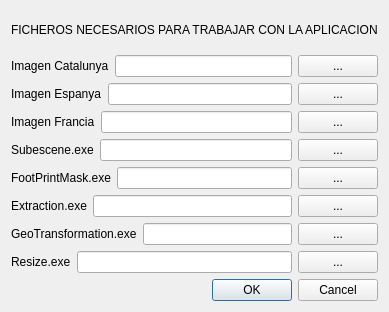
<?xml version="1.0" encoding="UTF-8"?>
<ui version="4.0">
 <class>DialogPre</class>
 <widget class="QDialog" name="DialogPre">
  <property name="geometry">
   <rect>
    <x>0</x>
    <y>0</y>
    <width>326</width>
    <height>312</height>
   </rect>
  </property>
  <property name="windowTitle">
   <string>Dialog</string>
  </property>
  <layout class="QVBoxLayout" name="verticalLayout_2">
   <item>
    <widget class="QLabel" name="label">
     <property name="text">
      <string>FICHEROS NECESARIOS PARA TRABAJAR CON LA APLICACION</string>
     </property>
    </widget>
   </item>
   <item>
    <layout class="QVBoxLayout" name="verticalLayout">
     <item>
      <layout class="QHBoxLayout" name="horizontalLayout">
       <item>
        <widget class="QLabel" name="labelCatalunya">
         <property name="text">
          <string>Imagen Catalunya</string>
         </property>
        </widget>
       </item>
       <item>
        <widget class="QLineEdit" name="lineEditCatlunya">
         <property name="readOnly">
          <bool>true</bool>
         </property>
        </widget>
       </item>
       <item>
        <widget class="QPushButton" name="pushButtonCatalunya">
         <property name="text">
          <string>...</string>
         </property>
        </widget>
       </item>
      </layout>
     </item>
     <item>
      <layout class="QHBoxLayout" name="horizontalLayout_2">
       <item>
        <widget class="QLabel" name="labelEspanya">
         <property name="text">
          <string>Imagen Espanya</string>
         </property>
        </widget>
       </item>
       <item>
        <widget class="QLineEdit" name="lineEditEspanya">
         <property name="readOnly">
          <bool>true</bool>
         </property>
        </widget>
       </item>
       <item>
        <widget class="QPushButton" name="pushButtonEspanya">
         <property name="text">
          <string>...</string>
         </property>
        </widget>
       </item>
      </layout>
     </item>
     <item>
      <layout class="QHBoxLayout" name="horizontalLayout_3">
       <item>
        <widget class="QLabel" name="labelFrancia">
         <property name="text">
          <string>Imagen Francia</string>
         </property>
        </widget>
       </item>
       <item>
        <widget class="QLineEdit" name="lineEditFrancia">
         <property name="readOnly">
          <bool>true</bool>
         </property>
        </widget>
       </item>
       <item>
        <widget class="QPushButton" name="pushButtonFrancia">
         <property name="text">
          <string>...</string>
         </property>
        </widget>
       </item>
      </layout>
     </item>
     <item>
      <layout class="QHBoxLayout" name="horizontalLayout_7">
       <item>
        <widget class="QLabel" name="labelSubescene">
         <property name="text">
          <string>Subescene.exe</string>
         </property>
        </widget>
       </item>
       <item>
        <widget class="QLineEdit" name="lineEditSubescene">
         <property name="readOnly">
          <bool>true</bool>
         </property>
        </widget>
       </item>
       <item>
        <widget class="QPushButton" name="pushButtonSubescene">
         <property name="text">
          <string>...</string>
         </property>
        </widget>
       </item>
      </layout>
     </item>
     <item>
      <layout class="QHBoxLayout" name="horizontalLayout_4">
       <item>
        <widget class="QLabel" name="labelFootPrintMask">
         <property name="text">
          <string>FootPrintMask.exe</string>
         </property>
        </widget>
       </item>
       <item>
        <widget class="QLineEdit" name="lineEditFootPrintMask">
         <property name="readOnly">
          <bool>true</bool>
         </property>
        </widget>
       </item>
       <item>
        <widget class="QPushButton" name="pushButtonFootPrintMask">
         <property name="text">
          <string>...</string>
         </property>
        </widget>
       </item>
      </layout>
     </item>
     <item>
      <layout class="QHBoxLayout" name="horizontalLayout_5">
       <item>
        <widget class="QLabel" name="labelExtraction">
         <property name="text">
          <string>Extraction.exe</string>
         </property>
        </widget>
       </item>
       <item>
        <widget class="QLineEdit" name="lineEditExtraction">
         <property name="readOnly">
          <bool>true</bool>
         </property>
        </widget>
       </item>
       <item>
        <widget class="QPushButton" name="pushButtonExtraction">
         <property name="text">
          <string>...</string>
         </property>
        </widget>
       </item>
      </layout>
     </item>
     <item>
      <layout class="QHBoxLayout" name="horizontalLayout_6">
       <item>
        <widget class="QLabel" name="labelGeoTransformation">
         <property name="text">
          <string>GeoTransformation.exe</string>
         </property>
        </widget>
       </item>
       <item>
        <widget class="QLineEdit" name="lineEditGeoTransformation">
         <property name="readOnly">
          <bool>true</bool>
         </property>
        </widget>
       </item>
       <item>
        <widget class="QPushButton" name="pushButtonGeoTransformation">
         <property name="text">
          <string>...</string>
         </property>
        </widget>
       </item>
      </layout>
     </item>
     <item>
      <layout class="QHBoxLayout" name="horizontalLayout_8">
       <item>
        <widget class="QLabel" name="labelResize">
         <property name="text">
          <string>Resize.exe</string>
         </property>
        </widget>
       </item>
       <item>
        <widget class="QLineEdit" name="lineEditResize">
         <property name="readOnly">
          <bool>true</bool>
         </property>
        </widget>
       </item>
       <item>
        <widget class="QPushButton" name="pushButtonResize">
         <property name="text">
          <string>...</string>
         </property>
        </widget>
       </item>
      </layout>
     </item>
    </layout>
   </item>
   <item>
    <widget class="QDialogButtonBox" name="buttonBox">
     <property name="orientation">
      <enum>Qt::Horizontal</enum>
     </property>
     <property name="standardButtons">
      <set>QDialogButtonBox::Cancel|QDialogButtonBox::Ok</set>
     </property>
    </widget>
   </item>
  </layout>
 </widget>
 <resources/>
 <connections>
  <connection>
   <sender>buttonBox</sender>
   <signal>accepted()</signal>
   <receiver>DialogPre</receiver>
   <slot>accept()</slot>
   <hints>
    <hint type="sourcelabel">
     <x>248</x>
     <y>254</y>
    </hint>
    <hint type="destinationlabel">
     <x>157</x>
     <y>274</y>
    </hint>
   </hints>
  </connection>
  <connection>
   <sender>buttonBox</sender>
   <signal>rejected()</signal>
   <receiver>DialogPre</receiver>
   <slot>reject()</slot>
   <hints>
    <hint type="sourcelabel">
     <x>316</x>
     <y>260</y>
    </hint>
    <hint type="destinationlabel">
     <x>286</x>
     <y>274</y>
    </hint>
   </hints>
  </connection>
 </connections>
</ui>
